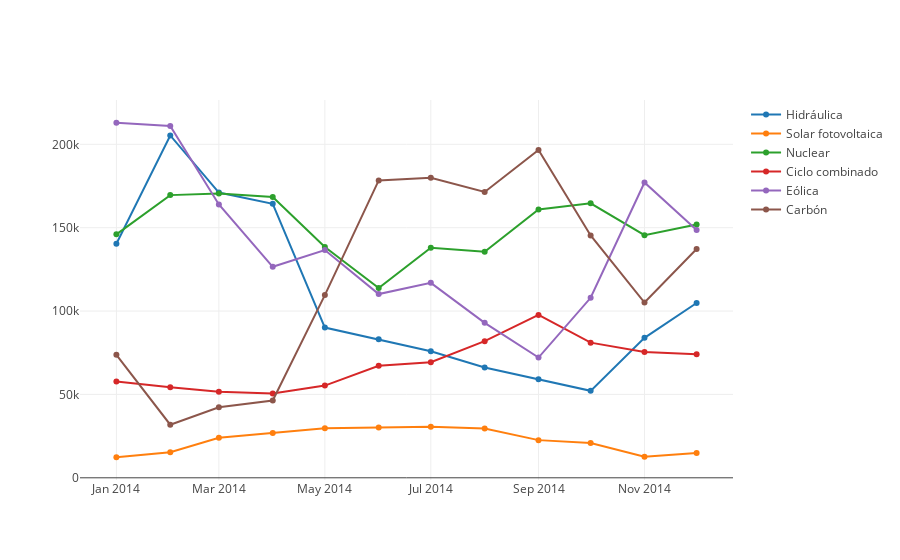

Notebook code for this chart:
### Markdown cell above
### Analisis mensual de un año de distintos tipos de energias

### Code cell
def AnalisisEnergiasMensual(listaEnergias: Seq[String], df: DataFrame): Unit = {
  // Agrupar y calcular la media para datos renovables
  def calcularMediaMensual(df1: DataFrame, tipo: String): DataFrame = {
    df1.filter(col("Tipo") === tipo)
      .groupBy(date_format(col("FechaCompleta"), "yyyy-MM").as("Mes"))
      .agg(avg("Valor").as("ValorPromedio"))
      .orderBy("Mes")
  }

  val valores = listaEnergias.map(tipoEnergia => calcularMediaMensual(df, tipoEnergia))
  val seqFechas = valores.head.select("Mes").as[String].collect.toSeq
  val seqValores = valores.map(valor => valor.select("ValorPromedio").as[Double].collect.toSeq)

  val traces = listaEnergias.zip(seqValores).map { case (nombre, seqValor) =>
    Scatter(seqFechas, seqValor, name = nombre)
  }

  val data = traces
  plot(data)
}

val dataFrameBalance2024 = dataFrameBalance.filter(date_format(col("FechaCompleta"),"yyyy") === "2014") //Elegimos año
val EnergiasParaAnalizar = Seq("Hidráulica", "Solar fotovoltaica", "Nuclear", "Ciclo combinado", "Eólica","Carbón")

AnalisisEnergiasMensual(EnergiasParaAnalizar, dataFrameBalance2024)

### Figure 1 — Plotly figure (JSON) as saved in the notebook; plotly's stock layout.template omitted (floating-point values rounded to 4 significant figures)
{"data": [{"name": "Hidráulica", "type": "scatter", "x": ["2014-01", "2014-02", "2014-03", "2014-04", "2014-05", "2014-06", "2014-07", "2014-08", "2014-09", "2014-10", "2014-11", "2014-12"], "y": [140300.0, 205300.0, 171100.0, 164300.0, 90080.0, 83110.0, 75940.0, 66130.0, 59160.0, 52150.0, 83920.0, 104800.0]}, {"name": "Solar fotovoltaica", "type": "scatter", "x": ["2014-01", "2014-02", "2014-03", "2014-04", "2014-05", "2014-06", "2014-07", "2014-08", "2014-09", "2014-10", "2014-11", "2014-12"], "y": [12330.0, 15340.0, 24040.0, 26930.0, 29650.0, 30180.0, 30650.0, 29500.0, 22600.0, 20890.0, 12690.0, 14820.0]}, {"name": "Nuclear", "type": "scatter", "x": ["2014-01", "2014-02", "2014-03", "2014-04", "2014-05", "2014-06", "2014-07", "2014-08", "2014-09", "2014-10", "2014-11", "2014-12"], "y": [146000.0, 169500.0, 170500.0, 168400.0, 138400.0, 113800.0, 138000.0, 135600.0, 160900.0, 164600.0, 145500.0, 152000.0]}, {"name": "Ciclo combinado", "type": "scatter", "x": ["2014-01", "2014-02", "2014-03", "2014-04", "2014-05", "2014-06", "2014-07", "2014-08", "2014-09", "2014-10", "2014-11", "2014-12"], "y": [57810.0, 54290.0, 51600.0, 50520.0, 55300.0, 67240.0, 69310.0, 81970.0, 97670.0, 81050.0, 75410.0, 74160.0]}, {"name": "Eólica", "type": "scatter", "x": ["2014-01", "2014-02", "2014-03", "2014-04", "2014-05", "2014-06", "2014-07", "2014-08", "2014-09", "2014-10", "2014-11", "2014-12"], "y": [212900.0, 211000.0, 163900.0, 126500.0, 136600.0, 110200.0, 116900.0, 92940.0, 72120.0, 108000.0, 177100.0, 148600.0]}, {"name": "Carbón", "type": "scatter", "x": ["2014-01", "2014-02", "2014-03", "2014-04", "2014-05", "2014-06", "2014-07", "2014-08", "2014-09", "2014-10", "2014-11", "2014-12"], "y": [73770.0, 31850.0, 42330.0, 46350.0, 109600.0, 178400.0, 179900.0, 171400.0, 196500.0, 145300.0, 105100.0, 137200.0]}], "layout": {"autosize": true, "xaxis": {"autorange": true, "range": ["2013-12-11 23:46:36.7408", "2014-12-21 00:13:23.2592"], "type": "date"}, "yaxis": {"autorange": true, "range": [-2367.0, 227600.0], "type": "linear"}}}
